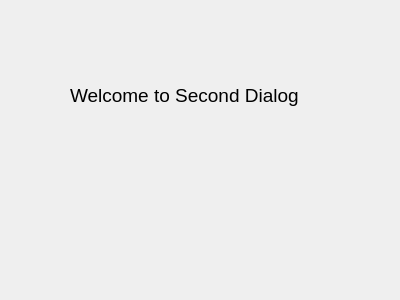
<?xml version="1.0" encoding="UTF-8"?>
<ui version="4.0">
 <class>MyDialog</class>
 <widget class="QDialog" name="MyDialog">
  <property name="geometry">
   <rect>
    <x>0</x>
    <y>0</y>
    <width>400</width>
    <height>300</height>
   </rect>
  </property>
  <property name="windowTitle">
   <string>Dialog</string>
  </property>
  <widget class="QLabel" name="label">
   <property name="geometry">
    <rect>
     <x>70</x>
     <y>70</y>
     <width>251</width>
     <height>51</height>
    </rect>
   </property>
   <property name="font">
    <font>
     <pointsize>14</pointsize>
    </font>
   </property>
   <property name="text">
    <string>Welcome to Second Dialog</string>
   </property>
  </widget>
 </widget>
 <resources/>
 <connections/>
</ui>
